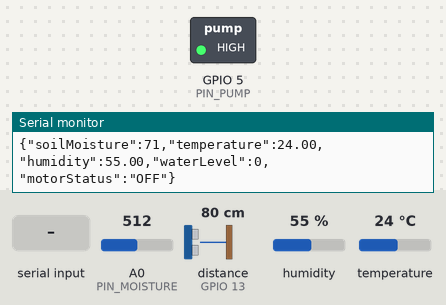
The sketch below on a simulated ESP8266 (NodeMCU). On the bench: switched loads named in the sketch (green lamp = pin HIGH), the last lines printed to the serial monitor. Wiring (inferred from the names in the program): ultrasonic range finder: trigger GPIO 12; echo GPIO 13. The inputs (shaded band) are chosen by the test bench; at power-on: A0 (PIN_MOISTURE) = 512, distance to the obstacle (sensor on GPIO 13) 80 cm, humidity 55 %, temperature 24 °C. The echo pulse lasts 58.3 µs per cm; pins used as bus, display or sensor lines are not drawn.

Above: at 1.2 s.
1.3 s: "PUMP_ON\n" received over Serial
At 2.2 s:
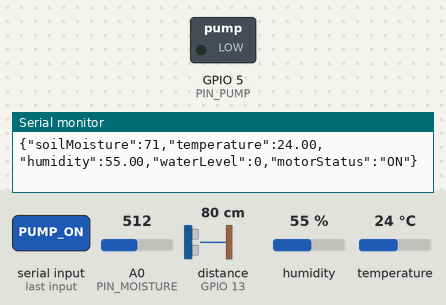
2.8 s: "PUMP_OFF\n" received over Serial
At 3.4 s:
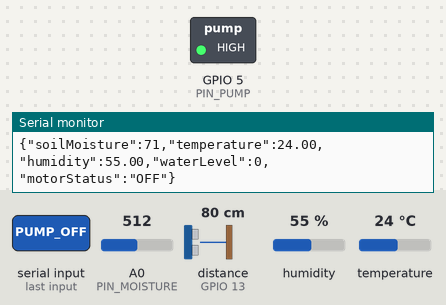
Timing chart, 0 to 5.8 s (numbered marks = the images above; inputs shaded):
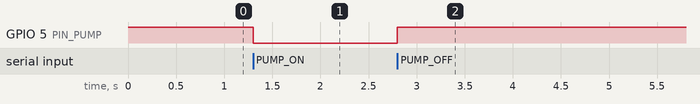

The sketch:

MicroGreenTwin_Firmware.ino
```cpp
/*
 * MicroGreenTwin - Automated FSM Control System Firmware
 * Board: ESP8266 (NodeMCU 1.0) or ESP32 Dev Module
 *
 * Features:
 * - Reads Soil Moisture (Analog)
 * - Reads Temp/Humidity (DHT11/22)
 * - Controls Water Pump (Relay)
 * - Reads Water Level (Ultrasonic HC-SR04)
 * - Sends Telemetry via Serial (JSON)
 * - Receives Commands via Serial (PUMP_ON/PUMP_OFF)
 */

#include "DHT.h"

// --- PIN CONFIGURATION ---
#define PIN_PUMP        5   // D1 (GPIO 5)  -> Relay Module
#define PIN_DHT         4   // D2 (GPIO 4)  -> DHT11 Data Pin
#define PIN_MOISTURE    A0  // A0 (ADC 0)   -> Capacitive Soil Sensor

// Ultrasonic Sensor Pins
#define PIN_TRIG        12  // D6 (GPIO 12) -> HC-SR04 Trig
#define PIN_ECHO        13  // D7 (GPIO 13) -> HC-SR04 Echo
#define MAX_DISTANCE    200 // Max distance in cm

// --- SENSOR SETTINGS ---
#define DHTTYPE DHT11
DHT dht(PIN_DHT, DHTTYPE);

// --- TANK CONFIGURATION ---
const int TANK_HEIGHT_CM = 20;
const int SENSOR_GAP_CM = 2;

// --- STATE VARIABLES ---
bool pumpState = false;
unsigned long lastReadTime = 0;
const long READ_INTERVAL = 1000; // 1-second real-time telemetry

// Pulse Control
unsigned long pulseStartTime = 0;
unsigned long pulseDuration = 0;
bool pulseActive = false;

void setup() {
  Serial.begin(115200);

  pinMode(PIN_PUMP, OUTPUT);
  pinMode(PIN_TRIG, OUTPUT); // Ensure Trig is output
  pinMode(PIN_ECHO, INPUT);  // Ensure Echo is input

  digitalWrite(PIN_PUMP, HIGH); // Start OFF
  digitalWrite(PIN_TRIG, LOW);  // Start LOW

  dht.begin();
}

void loop() {
  handleSerialCommands();
  handlePulseControl();
  sendTelemetry();
}

void handlePulseControl() {
  if (pulseActive) {
    if (millis() - pulseStartTime >= pulseDuration) {
      digitalWrite(PIN_PUMP, HIGH);
      pumpState = false;
      pulseActive = false;
    }
  }
}

void handleSerialCommands() {
  if (Serial.available() > 0) {
    String command = Serial.readStringUntil('\n');
    command.trim();

    if (command == "PUMP_ON") {
      pulseActive = false;
      pumpState = true;
      digitalWrite(PIN_PUMP, LOW);
    }
    else if (command == "PUMP_OFF") {
      pulseActive = false;
      pumpState = false;
      digitalWrite(PIN_PUMP, HIGH);
    }
    else if (command.startsWith("PUMP_PULSE:")) {
      int duration = command.substring(11).toInt();
      if (duration > 0) {
        pulseDuration = duration;
        pulseStartTime = millis();
        pulseActive = true;
        pumpState = true;
        digitalWrite(PIN_PUMP, LOW);
      }
    }
  }
}

void sendTelemetry() {
  unsigned long currentMillis = millis();
  if (currentMillis - lastReadTime >= READ_INTERVAL) {
    lastReadTime = currentMillis;

    // 1. Manual Ultrasonic Ping
    digitalWrite(PIN_TRIG, LOW);
    delayMicroseconds(2);
    digitalWrite(PIN_TRIG, HIGH);
    delayMicroseconds(10);
    digitalWrite(PIN_TRIG, LOW);

    long duration = pulseIn(PIN_ECHO, HIGH, 30000); // 30ms timeout
    int distance = duration * 0.034 / 2;

    // Calculate Water Level %
    int waterLevelPct = 0;
    if (distance > 0 && distance < MAX_DISTANCE) {
      int waterHeight = TANK_HEIGHT_CM - distance;
      waterLevelPct = map(waterHeight, 0, TANK_HEIGHT_CM - SENSOR_GAP_CM, 0, 100);
      waterLevelPct = constrain(waterLevelPct, 0, 100);
    }

    // 2. Read Climate
    float h = dht.readHumidity();
    float t = dht.readTemperature();

    // 3. Read Moisture
    int rawM = analogRead(PIN_MOISTURE);
    int mPct = map(rawM, 800, 400, 0, 100);
    mPct = constrain(mPct, 0, 100);

    // 4. Send JSON
    Serial.print("{\"soilMoisture\":");
    Serial.print(mPct);
    Serial.print(",\"temperature\":");
    Serial.print(isnan(t) ? 25.0 : t);
    Serial.print(",\"humidity\":");
    Serial.print(isnan(h) ? 50.0 : h);
    Serial.print(",\"waterLevel\":");
    Serial.print(waterLevelPct);
    Serial.print(",\"motorStatus\":\"");
    Serial.print(pumpState ? "ON" : "OFF");
    Serial.println("\"}");

    // Debug info for the user in Serial Monitor
    if (distance == 0) {
      // Serial.println("DEBUG: No echo received - check Echo wire or power!");
    }
  }
}
```

Measured:
- after the input at 1.3 s, GPIO 5 (PIN_PUMP): HIGH → LOW at once
- after the input at 2.8 s, GPIO 5 (PIN_PUMP): LOW → HIGH at once
